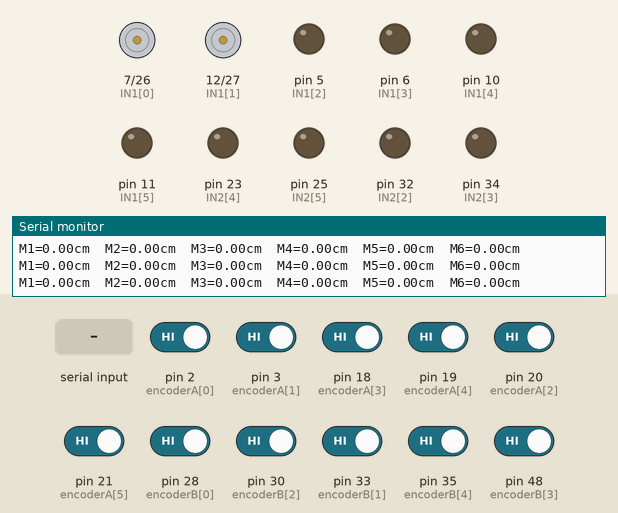
The sketch below on a simulated Arduino Mega 2560, built with avr-gcc and run on an emulated ATmega2560. On the bench: motor-driver pin pairs drawn as motors (green arrow = first pin HIGH = forward, orange = second pin HIGH = backward, longer = more drive), output pins drawn as LEDs (lit = HIGH), the last lines printed to the serial monitor. The inputs (shaded band) are chosen by the test bench; at power-on: pin 2 (encoderA[0]), pin 3 (encoderA[1]), pin 18 (encoderA[3]), pin 19 (encoderA[4]), pin 20 (encoderA[2]), pin 21 (encoderA[5]), pin 28 (encoderB[0]), pin 30 (encoderB[2]), pin 33 (encoderB[1]), pin 35 (encoderB[4]), pin 48 (encoderB[3]) HIGH.

Above: at 1.2 s.
1.3 s: "90,45\n" received over the second serial link
At 1.7 s:
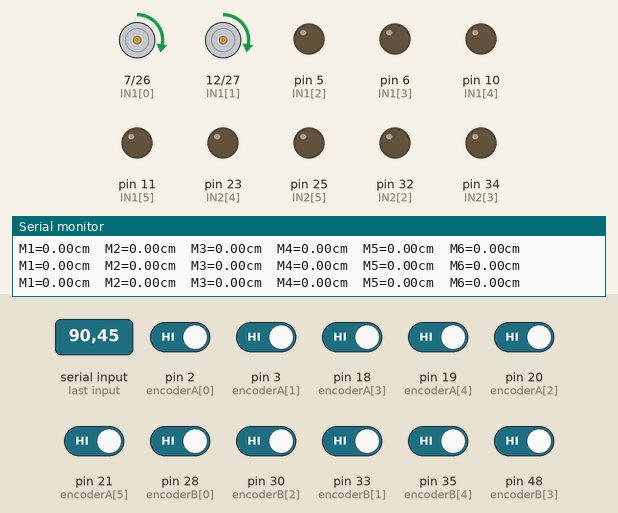
2.8 s: pin 2 (encoderA[0]) driven LOW
5.8 s: pin 3 (encoderA[1]) driven LOW
8.8 s: pin 18 (encoderA[3]) driven LOW
11.8 s: pin 19 (encoderA[4]) driven LOW
14.8 s: pin 20 (encoderA[2]) driven LOW
Timing chart, 0 to 17.8 s (numbered marks = the images above; inputs shaded):
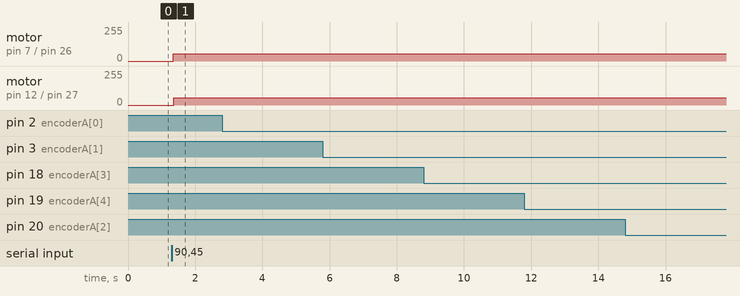

The sketch:

consignes_pi.ino
```cpp
#include <PID_v1.h>

// === CONSTANTES PHYSIQUES ===
const float ticksParTourSortie = 960.0;
const float diametrePoulieCm = 2.0;
const float circonferencePoulie = 3.1416 * diametrePoulieCm;
const float toleranceCm = 0.5;

// === DÉCLARATION DES BROCHES ===
// Format : IN1 = PWM, IN2 = DIR
const int IN1[6]      = {7, 12, 5, 6, 10, 11};     // PWM
const int IN2[6]      = {26, 27, 32, 34, 23, 25}; // DIR
const int encoderA[6] = {2, 3, 20, 18, 19, 21};
const int encoderB[6] = {28, 33, 30, 48, 35, 39};

// === VARIABLES DES MOTEURS ===
volatile long encoderTicks[6] = {0};
double positionCm[6] = {0};
double positionCibleCm[6] = {0};
double pidOutput[6] = {0};

// PID
double Kp = 2 , Ki = 0.001, Kd = 0.3;
PID* pid[6];

// === LECTURE DES CONSIGNES ===
String inputString = "";
bool nouvelleConsigne = false;

// === INTERRUPTIONS ENCODEURS ===
void lireEncodeur0() { encoderTicks[0] += (digitalRead(encoderA[0]) == digitalRead(encoderB[0])) ? 1 : -1; }
void lireEncodeur1() { encoderTicks[1] += (digitalRead(encoderA[1]) == digitalRead(encoderB[1])) ? 1 : -1; }
void lireEncodeur2() { encoderTicks[2] += (digitalRead(encoderA[2]) == digitalRead(encoderB[2])) ? 1 : -1; }
void lireEncodeur3() { encoderTicks[3] += (digitalRead(encoderA[3]) == digitalRead(encoderB[3])) ? 1 : -1; }
void lireEncodeur4() { encoderTicks[4] += (digitalRead(encoderA[4]) == digitalRead(encoderB[4])) ? 1 : -1; }
void lireEncodeur5() { encoderTicks[5] += (digitalRead(encoderA[5]) == digitalRead(encoderB[5])) ? 1 : -1; }

void (*interruptFuncs[6])() = {
  lireEncodeur0, lireEncodeur1, lireEncodeur2,
  lireEncodeur3, lireEncodeur4, lireEncodeur5
};

void setup() {
  Serial3.begin(9600);
  Serial.begin(9600);
  Serial3.println("Entrez 6 positions en cm séparées par des virgules :");
  Serial3.println("Entrez 6 positions en cm séparées par des virgules :");
  for (int i = 0; i < 6; i++) {
    pinMode(IN1[i], OUTPUT);  // PWM
    pinMode(IN2[i], OUTPUT);  // DIR
    pinMode(encoderA[i], INPUT_PULLUP);
    pinMode(encoderB[i], INPUT_PULLUP);
    attachInterrupt(digitalPinToInterrupt(encoderA[i]), interruptFuncs[i], CHANGE);

    pid[i] = new PID(&positionCm[i], &pidOutput[i], &positionCibleCm[i], Kp, Ki, Kd, DIRECT);
    pid[i]->SetMode(AUTOMATIC);
    pid[i]->SetOutputLimits(-54, 54); // PWM
  }
}

void loop() {
  lireConsignesSerie();

  float erreurs[6];
  bool moteurActif[6];

  //  Calcul des positions et erreur
  for (int i = 0; i < 6; i++) {
    noInterrupts();
    long ticks = encoderTicks[i];
    interrupts();

    float tours = (float)ticks / ticksParTourSortie;
    positionCm[i] = tours * circonferencePoulie;

    erreurs[i] = positionCibleCm[i] - positionCm[i];
    moteurActif[i] = abs(erreurs[i]) >= toleranceCm;
  }

  // Commande des moteurs
  for (int i = 0; i < 6; i++) {
    if (!moteurActif[i]) {
      analogWrite(IN1[i], 0);  // Arrêt
    } else {
      int pwm = 54;
      if (erreurs[i] > 0) {
        digitalWrite(IN2[i], LOW);   // Avant
      } else {
        digitalWrite(IN2[i], HIGH);  // Arrière
      }
      analogWrite(IN1[i], pwm);
    }

    // Affichag
    Serial.print("M");
    Serial.print(i + 1);
    Serial.print("=");
    Serial.print(positionCm[i], 2);
    Serial.print("cm  ");
  }
  Serial.println();

  delay(1);
}


void lireConsignesSerie() {
  while (Serial3.available()) {
    char c = Serial3.read();
    if (c == '\n') {
      nouvelleConsigne = true;
    } else {
      inputString += c;
    }
  }

  if (nouvelleConsigne) {

    int index = 0;
    int lastPos = 0;
    inputString += ',';
    for (int i = 0; i < inputString.length(); i++) {
      if (inputString.charAt(i) == ',' && index < 6) {
        String val = inputString.substring(lastPos, i);
        positionCibleCm[index] = val.toFloat();
        lastPos = i + 1;
        index++;
      }
    }
    Serial.println("Cibles mises à jour !");
    inputString = "";
    nouvelleConsigne = false;
  }
}
```

Measured:
- after the input at 1.3 s, motor on pin 7 (IN1[0]) / pin 26 (IN2[0]): stopped → forward 54/255 after 0.05 s; motor on pin 12 (IN1[1]) / pin 27 (IN2[1]): stopped → forward 54/255 after 0.06 s
